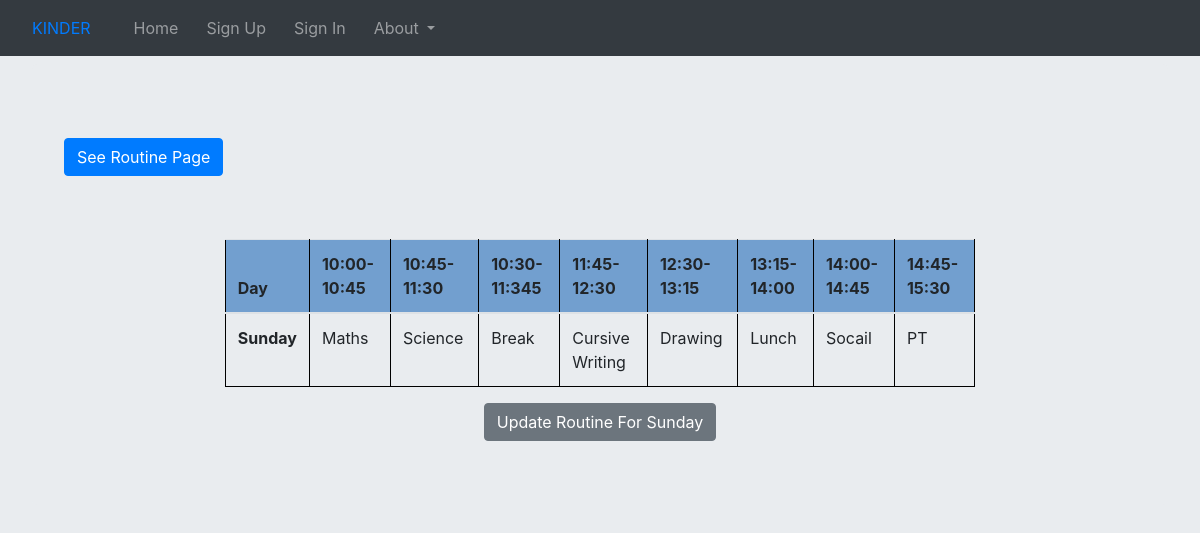
/home/routine/1/, run on the app's committed database.
### second/models.py (models this page shows, shortened)
class ROUTINES(models.Model):
    day = models.CharField(max_length=30)
    ten_ten45 = models.CharField(max_length=30)
    ten45_eleven30 = models.CharField(max_length=30)
    eleven45_twelve30 = models.CharField(max_length=30)
    twelve30_one15 = models.CharField(max_length=30)
    two_two45 = models.CharField(max_length=30)
    two45_three30 = models.CharField(max_length=30)
    teacher = models.ForeignKey(User, on_delete=models.CASCADE)

### second/views.py (the view)
# urls.py: path('routine/<int:pk>/', RoutineDetailView.as_view(), name='routine-detail'),
class RoutineDetailView(DetailView):
    model = ROUTINES
    template_name = 'routine_detail.html'

### second/templates/routine_detail.html (shortened to what this page needs)
<!DOCTYPE html>
{% extends "base1.html" %}
{% block base2 %}
<html lang="en">
<head>
</head>
<body class="jumbotron">
    <div class="jumbotron">
        <a class="btn btn-primary" href="{% url 'routine' %}" style="margin-left: 0px; margin-top: 10px; margin-bottom: 15px;">See Routine Page</a>
            <center>
            <br>
            <br>
            <table class="table table-hover" id="myTable" style="width: 70%">
                <thead class="thead-gray">
                    <tr>
                        <th>Day</th>
                        <th>10:00-10:45</th>
                        <th>10:45-11:30</th>
                        <th>10:30-11:345</th>
                        <th>11:45-12:30</th>
                        <th>12:30-13:15</th>
                        <th>13:15-14:00</th>
                        <th>14:00-14:45</th>
                        <th>14:45-15:30</th>
                    </tr>
                </thead>
                        <tr>
                        <td><b>{{routines.day}}</b></td>
                        <td>{{routines.ten_ten45}}</td>
                        <td>{{routines.ten45_eleven30}}</td>
                        <td>Break</td>
                        <td>{{routines.eleven45_twelve30}}</td>
                        <td>{{routines.twelve30_one15}}</td>
                        <td>Lunch</td>
                        <td>{{routines.two_two45}}</td>
                        <td>{{routines.two45_three30}}</td>
                        </tr>
            </table>
<a class='btn btn-secondary' href="{% url 'routine-update' object.id %}">Update Routine For {{routines.day}}</a>
            </center>
    </div>
</body>
</html>
{% endblock %}

### second/templates/routine_detail.html (style rules this page uses)
table,th, td, tr { border: 1px solid black; border-collapse: collapse; }
#myTable th { background-color:#729FCFFF; }

### data on the page
ROUTINES: day "Sunday", ten_ten45 "Maths", ten45_eleven30 "Science", eleven45_twelve30 "Cursive Writing", twelve30_one15 "Drawing", two_two45 "Socail", two45_three30 "PT"
